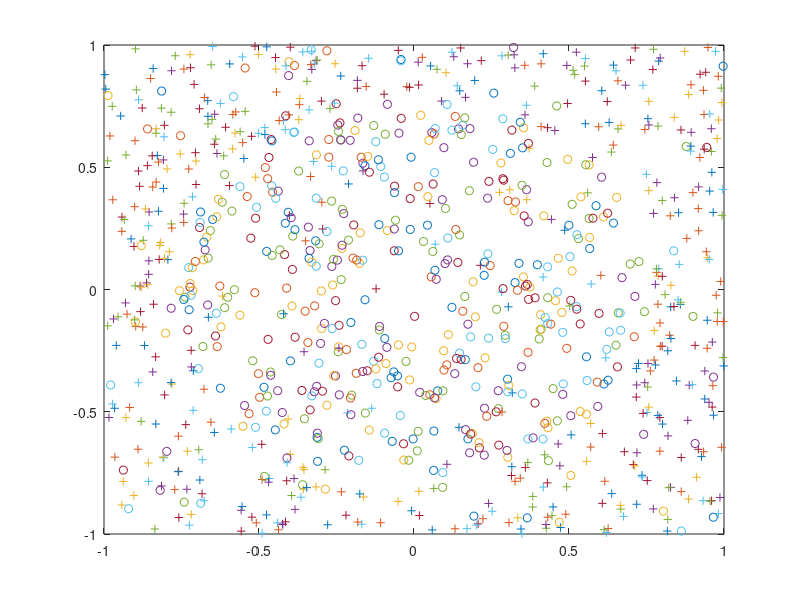

This chart was generated by the following MATLAB code: (Note: this script raises an error after producing the figure.)
% Tristan Née

N = 1000; % Amount of training points
N2 = 1000; % New, out of sample points
simulations = 100; % Amount of simulations to run
E_out = 0; % Keep track of amount of out of sample misclassified points
iterations_sum = 0; % Keep track of total amount of iterations
misclassified_average = 0;
% axis([-1,1,-1,1]) % Define the axis on which we graph
for s = 1:(simulations)
    % Construct matrix X.
    % First column of matrix X will be all ones, for all x0
    % Seond column will contain x coordinate of points
    % Third column will contain y coordinate of points
    X = ones(N, 3);
    count = 0;
    sideF = zeros(N, 1); % Points above line will be +1, below are -1
    for j = 1:(N)
        count = count + 1;
        x_cord = -1+2*rand(1,1); % x coordinate of point
        y_cord = -1+2*rand(1,1);% y coordinate of point
        X(count, 2) = x_cord; % Set x2 to x coordinate of point
        X(count, 3) = y_cord; % set x3 to y coordinate of point
        if ((x_cord^2) + (y_cord^2) > .6)            
            sideF(count) = 1;
        else
            sideF(count) = -1;
        end
    end
    random_list = ones(1, N/10);
    count = 0;
    for j = 1:(N/10)        
        count = count + 1;
        % Select random point to flip sign
        random = 1 + floor((N)*rand(1,1));
        sideF(random) = sideF(random) * -1; % Swap the sign
    end
    
    count = 0;
    for j = 1:(N)
        count = count + 1;
        if (sideF(count) == 1)
            plot(X(count, 2), X(count, 3), '+'); hold on;
        else
            plot(X(count, 2), X(count, 3), 'o'); hold on;
        end
    end
    
    newX = ones(N, 6); % Create matrix for nonlinear feature vector
    count = 0;
    for j = 1:(N)
        count = count + 1;
        x1 = X(count, 2);
        x2 = X(count, 3);
        newX(count, 1) = 1;
        newX(count, 2) = x1;
        newX(count, 3) = x2;
        newX(count, 4) = x1*x2;
        newX(count, 5) = x1^2;
        newX(count, 6) = x2^2;
    end
    pX = pinv(newX);
    W = pX*sideF;
    
    sideG = zeros(N, 1); % Keep track of results from hypothesis g
    
    count = 0;
    for j = 1:(N)
        count = count + 1;
        x1 = X(count, 2);
        x2 = X(count, 3);
        % Test out hypotheses from problem set. Keep one that gives us best
        % misclassified_average value.
        sideG(count) = sign(-1-(.05*x1)+(.08*x2)+(.13*x1*x2)+(1.5*(x1^2))+(1.5*(x2^2)));
    end
    
    %misclassified = 0;
    count = 0;
    for j = 1:(N)     
        count = count + 1;
        if (sideF(count) ~= sideG(count))
            misclassified = misclassified + 1;
        end
    end
    
    % Now generate out of sample points
    count = 0;
    misclassified_out = 0;
    for j = 1:(N2)
        count = count + 1;
        x1 = -1+2*rand(1,1); % x coordinate of point
        y2 = -1+2*rand(1,1);% y coordinate of point
        
        % Classify the newly generated points
        if (x1^2 + x2^2 > .6)
            correct = 1;
        else
            correct = -1;
        end
        
        % Find how the hypothesis deals with the new points and calculate
        % E_out based on that
        if (sign(-1-(.05*x1)+(.08*x2)+(.13*x1*x2)+(1.5*(x1^2))+(1.5*(x2^2))) ~= correct)
            misclassified_out = misclassified_out + 1;
        end
    end
    E_out = E_out + misclassified_out/N2;
    
end
misclassified_average = misclassified/simulations
E_out_average = E_out/simulations
